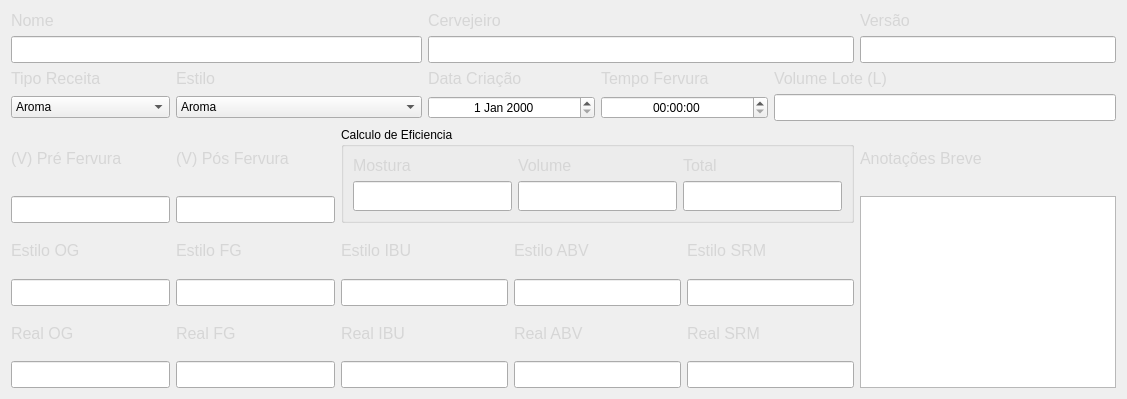
                <widget class="QWidget" name="basico_receita_aba">
                 <attribute name="title">
                  <string>Basico</string>
                 </attribute>
                 <layout class="QGridLayout" name="gridLayout_5">
                  <item row="0" column="0" colspan="3">
                   <widget class="QLabel" name="label_58">
                    <property name="text">
                     <string>&lt;html&gt;&lt;head/&gt;&lt;body&gt;&lt;p&gt;&lt;span style=&quot; font-size:12pt; color:#d6d6d6;&quot;&gt;Nome&lt;/span&gt;&lt;/p&gt;&lt;/body&gt;&lt;/html&gt;</string>
                    </property>
                   </widget>
                  </item>
                  <item row="0" column="3" colspan="5">
                   <widget class="QLabel" name="label_59">
                    <property name="text">
                     <string>&lt;html&gt;&lt;head/&gt;&lt;body&gt;&lt;p&gt;&lt;span style=&quot; font-size:12pt; color:#d6d6d6;&quot;&gt;Cervejeiro&lt;/span&gt;&lt;/p&gt;&lt;/body&gt;&lt;/html&gt;</string>
                    </property>
                   </widget>
                  </item>
                  <item row="0" column="8">
                   <widget class="QLabel" name="label_60">
                    <property name="text">
                     <string>&lt;html&gt;&lt;head/&gt;&lt;body&gt;&lt;p&gt;&lt;span style=&quot; font-size:12pt; color:#d6d6d6;&quot;&gt;Versão&lt;/span&gt;&lt;/p&gt;&lt;/body&gt;&lt;/html&gt;</string>
                    </property>
                   </widget>
                  </item>
                  <item row="1" column="0" colspan="3">
                   <widget class="QLineEdit" name="descricao_adjunto_tbx_2">
                    <property name="font">
                     <font>
                      <pointsize>12</pointsize>
                      <bold>true</bold>
                     </font>
                    </property>
                    <property name="placeholderText">
                     <string/>
                    </property>
                   </widget>
                  </item>
                  <item row="1" column="3" colspan="5">
                   <widget class="QLineEdit" name="descricao_adjunto_tbx_3">
                    <property name="font">
                     <font>
                      <pointsize>12</pointsize>
                      <bold>true</bold>
                     </font>
                    </property>
                    <property name="placeholderText">
                     <string/>
                    </property>
                   </widget>
                  </item>
                  <item row="1" column="8">
                   <widget class="QLineEdit" name="descricao_adjunto_tbx_4">
                    <property name="font">
                     <font>
                      <pointsize>12</pointsize>
                      <bold>true</bold>
                     </font>
                    </property>
                    <property name="placeholderText">
                     <string/>
                    </property>
                   </widget>
                  </item>
                  <item row="2" column="0">
                   <widget class="QLabel" name="label_61">
                    <property name="text">
                     <string>&lt;html&gt;&lt;head/&gt;&lt;body&gt;&lt;p&gt;&lt;span style=&quot; font-size:12pt; color:#d6d6d6;&quot;&gt;Tipo Receita&lt;/span&gt;&lt;/p&gt;&lt;/body&gt;&lt;/html&gt;</string>
                    </property>
                   </widget>
                  </item>
                  <item row="2" column="1" colspan="2">
                   <widget class="QLabel" name="label_62">
                    <property name="text">
                     <string>&lt;html&gt;&lt;head/&gt;&lt;body&gt;&lt;p&gt;&lt;span style=&quot; font-size:12pt; color:#d6d6d6;&quot;&gt;Estilo&lt;/span&gt;&lt;/p&gt;&lt;/body&gt;&lt;/html&gt;</string>
                    </property>
                   </widget>
                  </item>
                  <item row="2" column="3" colspan="2">
                   <widget class="QLabel" name="label_63">
                    <property name="text">
                     <string>&lt;html&gt;&lt;head/&gt;&lt;body&gt;&lt;p&gt;&lt;span style=&quot; font-size:12pt; color:#d6d6d6;&quot;&gt;Data Criação&lt;/span&gt;&lt;/p&gt;&lt;/body&gt;&lt;/html&gt;</string>
                    </property>
                   </widget>
                  </item>
                  <item row="2" column="5" colspan="2">
                   <widget class="QLabel" name="label_64">
                    <property name="text">
                     <string>&lt;html&gt;&lt;head/&gt;&lt;body&gt;&lt;p&gt;&lt;span style=&quot; font-size:12pt; color:#d6d6d6;&quot;&gt;Tempo Fervura&lt;/span&gt;&lt;/p&gt;&lt;/body&gt;&lt;/html&gt;</string>
                    </property>
                   </widget>
                  </item>
                  <item row="2" column="7" colspan="2">
                   <widget class="QLabel" name="label_84">
                    <property name="text">
                     <string>&lt;html&gt;&lt;head/&gt;&lt;body&gt;&lt;p&gt;&lt;span style=&quot; font-size:12pt; color:#d6d6d6;&quot;&gt;Volume Lote (L)&lt;/span&gt;&lt;/p&gt;&lt;/body&gt;&lt;/html&gt;</string>
                    </property>
                   </widget>
                  </item>
                  <item row="3" column="0">
                   <widget class="QComboBox" name="tipo_adjunto_cb_3">
                    <property name="minimumSize">
                     <size>
                      <width>100</width>
                      <height>0</height>
                     </size>
                    </property>
                    <property name="placeholderText">
                     <string/>
                    </property>
                    <item>
                     <property name="text">
                      <string>Aroma</string>
                     </property>
                    </item>
                    <item>
                     <property name="text">
                      <string>Bebida alcólica</string>
                     </property>
                    </item>
                    <item>
                     <property name="text">
                      <string>Dulçor</string>
                     </property>
                    </item>
                    <item>
                     <property name="text">
                      <string>Chá</string>
                     </property>
                    </item>
                    <item>
                     <property name="text">
                      <string>Infusão</string>
                     </property>
                    </item>
                    <item>
                     <property name="text">
                      <string>Suco</string>
                     </property>
                    </item>
                   </widget>
                  </item>
                  <item row="3" column="1" colspan="2">
                   <widget class="QComboBox" name="tipo_adjunto_cb_4">
                    <property name="minimumSize">
                     <size>
                      <width>100</width>
                      <height>0</height>
                     </size>
                    </property>
                    <property name="placeholderText">
                     <string/>
                    </property>
                    <item>
                     <property name="text">
                      <string>Aroma</string>
                     </property>
                    </item>
                    <item>
                     <property name="text">
                      <string>Bebida alcólica</string>
                     </property>
                    </item>
                    <item>
                     <property name="text">
                      <string>Dulçor</string>
                     </property>
                    </item>
                    <item>
                     <property name="text">
                      <string>Chá</string>
                     </property>
                    </item>
                    <item>
                     <property name="text">
                      <string>Infusão</string>
                     </property>
                    </item>
                    <item>
                     <property name="text">
                      <string>Suco</string>
                     </property>
                    </item>
                   </widget>
                  </item>
                  <item row="3" column="3" colspan="2">
                   <widget class="QDateEdit" name="dateEdit">
                    <property name="alignment">
                     <set>Qt::AlignCenter</set>
                    </property>
                   </widget>
                  </item>
                  <item row="3" column="5" colspan="2">
                   <widget class="QTimeEdit" name="timeEdit">
                    <property name="alignment">
                     <set>Qt::AlignCenter</set>
                    </property>
                   </widget>
                  </item>
                  <item row="3" column="7" colspan="2">
                   <widget class="QLineEdit" name="descricao_adjunto_tbx_21">
                    <property name="font">
                     <font>
                      <pointsize>12</pointsize>
                      <bold>true</bold>
                     </font>
                    </property>
                    <property name="placeholderText">
                     <string/>
                    </property>
                   </widget>
                  </item>
                  <item row="4" column="0">
                   <widget class="QLabel" name="label_65">
                    <property name="text">
                     <string>&lt;html&gt;&lt;head/&gt;&lt;body&gt;&lt;p&gt;&lt;span style=&quot; font-size:12pt; color:#d6d6d6;&quot;&gt;(V) Pré Fervura&lt;/span&gt;&lt;/p&gt;&lt;/body&gt;&lt;/html&gt;</string>
                    </property>
                   </widget>
                  </item>
                  <item row="4" column="1">
                   <widget class="QLabel" name="label_66">
                    <property name="text">
                     <string>&lt;html&gt;&lt;head/&gt;&lt;body&gt;&lt;p&gt;&lt;span style=&quot; font-size:12pt; color:#d6d6d6;&quot;&gt;(V) Pós Fervura&lt;/span&gt;&lt;/p&gt;&lt;/body&gt;&lt;/html&gt;</string>
                    </property>
                   </widget>
                  </item>
                  <item row="4" column="2" rowspan="2" colspan="6">
                   <widget class="QGroupBox" name="groupBox_5">
                    <property name="sizePolicy">
                     <sizepolicy hsizetype="Preferred" vsizetype="Preferred">
                      <horstretch>0</horstretch>
                      <verstretch>0</verstretch>
                     </sizepolicy>
                    </property>
                    <property name="minimumSize">
                     <size>
                      <width>380</width>
                      <height>78</height>
                     </size>
                    </property>
                    <property name="title">
                     <string>Calculo de Eficiencia</string>
                    </property>
                    <layout class="QGridLayout" name="gridLayout_6">
                     <item row="0" column="0">
                      <widget class="QLabel" name="label_67">
                       <property name="text">
                        <string>&lt;html&gt;&lt;head/&gt;&lt;body&gt;&lt;p&gt;&lt;span style=&quot; font-size:12pt; color:#d6d6d6;&quot;&gt;Mostura&lt;/span&gt;&lt;/p&gt;&lt;/body&gt;&lt;/html&gt;</string>
                       </property>
                      </widget>
                     </item>
                     <item row="0" column="1">
                      <widget class="QLabel" name="label_85">
                       <property name="text">
                        <string>&lt;html&gt;&lt;head/&gt;&lt;body&gt;&lt;p&gt;&lt;span style=&quot; font-size:12pt; color:#d6d6d6;&quot;&gt;Volume&lt;/span&gt;&lt;/p&gt;&lt;/body&gt;&lt;/html&gt;</string>
                       </property>
                      </widget>
                     </item>
                     <item row="0" column="2">
                      <widget class="QLabel" name="label_86">
                       <property name="text">
                        <string>&lt;html&gt;&lt;head/&gt;&lt;body&gt;&lt;p&gt;&lt;span style=&quot; font-size:12pt; color:#d6d6d6;&quot;&gt;Total&lt;/span&gt;&lt;/p&gt;&lt;/body&gt;&lt;/html&gt;</string>
                       </property>
                      </widget>
                     </item>
                     <item row="1" column="0">
                      <widget class="QLineEdit" name="descricao_adjunto_tbx_11">
                       <property name="minimumSize">
                        <size>
                         <width>0</width>
                         <height>30</height>
                        </size>
                       </property>
                       <property name="font">
                        <font>
                         <pointsize>12</pointsize>
                         <bold>true</bold>
                        </font>
                       </property>
                       <property name="placeholderText">
                        <string/>
                       </property>
                      </widget>
                     </item>
                     <item row="1" column="1">
                      <widget class="QLineEdit" name="descricao_adjunto_tbx_22">
                       <property name="minimumSize">
                        <size>
                         <width>0</width>
                         <height>30</height>
                        </size>
                       </property>
                       <property name="font">
                        <font>
                         <pointsize>12</pointsize>
                         <bold>true</bold>
                        </font>
                       </property>
                       <property name="placeholderText">
                        <string/>
                       </property>
                      </widget>
                     </item>
                     <item row="1" column="2">
                      <widget class="QLineEdit" name="descricao_adjunto_tbx_23">
                       <property name="minimumSize">
                        <size>
                         <width>0</width>
                         <height>30</height>
                        </size>
                       </property>
                       <property name="font">
                        <font>
                         <pointsize>12</pointsize>
                         <bold>true</bold>
                        </font>
                       </property>
                       <property name="placeholderText">
                        <string/>
                       </property>
                      </widget>
                     </item>
                    </layout>
                   </widget>
                  </item>
                  <item row="4" column="8">
                   <widget class="QLabel" name="label_68">
                    <property name="text">
                     <string>&lt;html&gt;&lt;head/&gt;&lt;body&gt;&lt;p&gt;&lt;span style=&quot; font-size:12pt; color:#d6d6d6;&quot;&gt;Anotações Breve&lt;/span&gt;&lt;/p&gt;&lt;/body&gt;&lt;/html&gt;</string>
                    </property>
                   </widget>
                  </item>
                  <item row="5" column="0">
                   <widget class="QLineEdit" name="descricao_adjunto_tbx_9">
                    <property name="font">
                     <font>
                      <pointsize>12</pointsize>
                      <bold>true</bold>
                     </font>
                    </property>
                    <property name="placeholderText">
                     <string/>
                    </property>
                   </widget>
                  </item>
                  <item row="5" column="1">
                   <widget class="QLineEdit" name="descricao_adjunto_tbx_10">
                    <property name="font">
                     <font>
                      <pointsize>12</pointsize>
                      <bold>true</bold>
                     </font>
                    </property>
                    <property name="placeholderText">
                     <string/>
                    </property>
                   </widget>
                  </item>
                  <item row="5" column="8" rowspan="5">
                   <widget class="QTextEdit" name="textEdit"/>
                  </item>
                  <item row="6" column="0">
                   <widget class="QLabel" name="label_93">
                    <property name="text">
                     <string>&lt;html&gt;&lt;head/&gt;&lt;body&gt;&lt;p&gt;&lt;span style=&quot; font-size:12pt; color:#d6d6d6;&quot;&gt;Estilo OG&lt;/span&gt;&lt;/p&gt;&lt;/body&gt;&lt;/html&gt;</string>
                    </property>
                   </widget>
                  </item>
                  <item row="6" column="1">
                   <widget class="QLabel" name="label_90">
                    <property name="text">
                     <string>&lt;html&gt;&lt;head/&gt;&lt;body&gt;&lt;p&gt;&lt;span style=&quot; font-size:12pt; color:#d6d6d6;&quot;&gt;Estilo FG&lt;/span&gt;&lt;/p&gt;&lt;/body&gt;&lt;/html&gt;</string>
                    </property>
                   </widget>
                  </item>
                  <item row="6" column="2" colspan="2">
                   <widget class="QLabel" name="label_92">
                    <property name="text">
                     <string>&lt;html&gt;&lt;head/&gt;&lt;body&gt;&lt;p&gt;&lt;span style=&quot; font-size:12pt; color:#d6d6d6;&quot;&gt;Estilo IBU&lt;/span&gt;&lt;/p&gt;&lt;/body&gt;&lt;/html&gt;</string>
                    </property>
                   </widget>
                  </item>
                  <item row="6" column="4" colspan="2">
                   <widget class="QLabel" name="label_89">
                    <property name="text">
                     <string>&lt;html&gt;&lt;head/&gt;&lt;body&gt;&lt;p&gt;&lt;span style=&quot; font-size:12pt; color:#d6d6d6;&quot;&gt;Estilo ABV&lt;/span&gt;&lt;/p&gt;&lt;/body&gt;&lt;/html&gt;</string>
                    </property>
                   </widget>
                  </item>
                  <item row="6" column="6" colspan="2">
                   <widget class="QLabel" name="label_91">
                    <property name="text">
                     <string>&lt;html&gt;&lt;head/&gt;&lt;body&gt;&lt;p&gt;&lt;span style=&quot; font-size:12pt; color:#d6d6d6;&quot;&gt;Estilo SRM&lt;/span&gt;&lt;/p&gt;&lt;/body&gt;&lt;/html&gt;</string>
                    </property>
                   </widget>
                  </item>
                  <item row="7" column="0">
                   <widget class="QLineEdit" name="descricao_adjunto_tbx_29">
                    <property name="font">
                     <font>
                      <pointsize>12</pointsize>
                      <bold>true</bold>
                     </font>
                    </property>
                    <property name="placeholderText">
                     <string/>
                    </property>
                   </widget>
                  </item>
                  <item row="7" column="1">
                   <widget class="QLineEdit" name="descricao_adjunto_tbx_25">
                    <property name="font">
                     <font>
                      <pointsize>12</pointsize>
                      <bold>true</bold>
                     </font>
                    </property>
                    <property name="placeholderText">
                     <string/>
                    </property>
                   </widget>
                  </item>
                  <item row="7" column="2" colspan="2">
                   <widget class="QLineEdit" name="descricao_adjunto_tbx_28">
                    <property name="font">
                     <font>
                      <pointsize>12</pointsize>
                      <bold>true</bold>
                     </font>
                    </property>
                    <property name="placeholderText">
                     <string/>
                    </property>
                   </widget>
                  </item>
                  <item row="7" column="4" colspan="2">
                   <widget class="QLineEdit" name="descricao_adjunto_tbx_30">
                    <property name="font">
                     <font>
                      <pointsize>12</pointsize>
                      <bold>true</bold>
                     </font>
                    </property>
                    <property name="placeholderText">
                     <string/>
                    </property>
                   </widget>
                  </item>
                  <item row="7" column="6" colspan="2">
                   <widget class="QLineEdit" name="descricao_adjunto_tbx_26">
                    <property name="font">
                     <font>
                      <pointsize>12</pointsize>
                      <bold>true</bold>
                     </font>
                    </property>
                    <property name="placeholderText">
                     <string/>
                    </property>
                   </widget>
                  </item>
                  <item row="8" column="0">
                   <widget class="QLabel" name="label_96">
                    <property name="text">
                     <string>&lt;html&gt;&lt;head/&gt;&lt;body&gt;&lt;p&gt;&lt;span style=&quot; font-size:12pt; color:#d6d6d6;&quot;&gt;Real OG&lt;/span&gt;&lt;/p&gt;&lt;/body&gt;&lt;/html&gt;</string>
                    </property>
                   </widget>
                  </item>
                  <item row="8" column="1">
                   <widget class="QLabel" name="label_97">
                    <property name="text">
                     <string>&lt;html&gt;&lt;head/&gt;&lt;body&gt;&lt;p&gt;&lt;span style=&quot; font-size:12pt; color:#d6d6d6;&quot;&gt;Real FG&lt;/span&gt;&lt;/p&gt;&lt;/body&gt;&lt;/html&gt;</string>
                    </property>
                   </widget>
                  </item>
                  <item row="8" column="2" colspan="2">
                   <widget class="QLabel" name="label_95">
                    <property name="text">
                     <string>&lt;html&gt;&lt;head/&gt;&lt;body&gt;&lt;p&gt;&lt;span style=&quot; font-size:12pt; color:#d6d6d6;&quot;&gt;Real IBU&lt;/span&gt;&lt;/p&gt;&lt;/body&gt;&lt;/html&gt;</string>
                    </property>
                   </widget>
                  </item>
                  <item row="8" column="4" colspan="2">
                   <widget class="QLabel" name="label_98">
                    <property name="text">
                     <string>&lt;html&gt;&lt;head/&gt;&lt;body&gt;&lt;p&gt;&lt;span style=&quot; font-size:12pt; color:#d6d6d6;&quot;&gt;Real ABV&lt;/span&gt;&lt;/p&gt;&lt;/body&gt;&lt;/html&gt;</string>
                    </property>
                   </widget>
                  </item>
                  <item row="8" column="6" colspan="2">
                   <widget class="QLabel" name="label_94">
                    <property name="text">
                     <string>&lt;html&gt;&lt;head/&gt;&lt;body&gt;&lt;p&gt;&lt;span style=&quot; font-size:12pt; color:#d6d6d6;&quot;&gt;Real SRM&lt;/span&gt;&lt;/p&gt;&lt;/body&gt;&lt;/html&gt;</string>
                    </property>
                   </widget>
                  </item>
                  <item row="9" column="0">
                   <widget class="QLineEdit" name="descricao_adjunto_tbx_31">
                    <property name="font">
                     <font>
                      <pointsize>12</pointsize>
                      <bold>true</bold>
                     </font>
                    </property>
                    <property name="placeholderText">
                     <string/>
                    </property>
                   </widget>
                  </item>
                  <item row="9" column="1">
                   <widget class="QLineEdit" name="descricao_adjunto_tbx_34">
                    <property name="font">
                     <font>
                      <pointsize>12</pointsize>
                      <bold>true</bold>
                     </font>
                    </property>
                    <property name="placeholderText">
                     <string/>
                    </property>
                   </widget>
                  </item>
                  <item row="9" column="2" colspan="2">
                   <widget class="QLineEdit" name="descricao_adjunto_tbx_32">
                    <property name="font">
                     <font>
                      <pointsize>12</pointsize>
                      <bold>true</bold>
                     </font>
                    </property>
                    <property name="placeholderText">
                     <string/>
                    </property>
                   </widget>
                  </item>
                  <item row="9" column="4" colspan="2">
                   <widget class="QLineEdit" name="descricao_adjunto_tbx_33">
                    <property name="font">
                     <font>
                      <pointsize>12</pointsize>
                      <bold>true</bold>
                     </font>
                    </property>
                    <property name="placeholderText">
                     <string/>
                    </property>
                   </widget>
                  </item>
                  <item row="9" column="6" colspan="2">
                   <widget class="QLineEdit" name="descricao_adjunto_tbx_27">
                    <property name="font">
                     <font>
                      <pointsize>12</pointsize>
                      <bold>true</bold>
                     </font>
                    </property>
                    <property name="placeholderText">
                     <string/>
                    </property>
                   </widget>
                  </item>
                 </layout>
                </widget>
